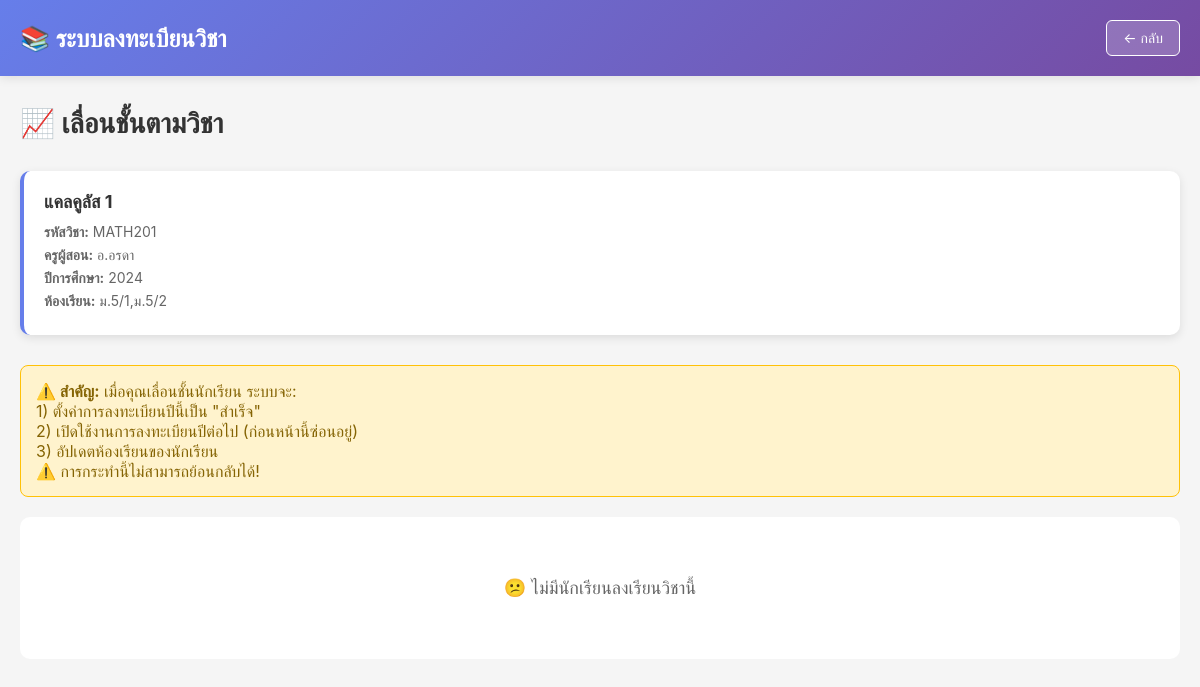
/admin/course-promotion.php?course_id=2 (signed in), run on the app's committed database.
### tables this page shows
CREATE TABLE courses (
    id INT AUTO_INCREMENT PRIMARY KEY,
    course_code VARCHAR(50) NOT NULL,
    course_name VARCHAR(255) NOT NULL,
    teacher_name VARCHAR(150) NOT NULL,
    credits INT NOT NULL,
    schedule_day VARCHAR(100),
    schedule_time VARCHAR(50),
    max_seats INT NOT NULL DEFAULT 30,
    allowed_classes TEXT,
    academic_year INT NOT NULL DEFAULT 2024,
    continuation_course_id INT,
    status ENUM('open', 'closed') DEFAULT 'open',
    description TEXT,
    created_at TIMESTAMP DEFAULT CURRENT_TIMESTAMP,
    updated_at TIMESTAMP DEFAULT CURRENT_TIMESTAMP ON UPDATE CURRENT_TIMESTAMP,
    UNIQUE KEY unique_course_year (course_code, academic_year),
    FOREIGN KEY (continuation_course_id) REFERENCES courses(id) ON DELETE SET NULL,
    INDEX idx_course_code (course_code),
    INDEX idx_status (status),
    INDEX idx_academic_year (academic_year)
);

### functions/course-progression.php (called while the page is built, shortened)
<?php
function getCourseEnrollments($conn, $course_id, $academic_year) {
    $query = "SELECT u.id, u.student_id, u.full_name, u.class_room,
              e.id as enrollment_id, e.academic_year
              FROM enrollments e
              JOIN users u ON e.student_id = u.id
              WHERE e.course_id = ? AND e.academic_year = ?
              AND e.enrollment_status = 'enrolled' AND e.visibility_status = 'current'
              ORDER BY u.full_name ASC";
    $stmt = $conn->prepare($query);
    $stmt->bind_param("ii", $course_id, $academic_year);
    $stmt->execute();
    return $stmt->get_result();
}
?>

### admin/course-promotion.php (the view, shortened to what this page needs)
<?php
include '../config.php';
include '../functions/course-progression.php';
$course_id = (int)($_GET['course_id'] ?? 0);
$course_query = "SELECT * FROM courses WHERE id = ?";
$course_stmt = $conn->prepare($course_query);
$course_stmt->bind_param("i", $course_id);
$course_stmt->execute();
$course_result = $course_stmt->get_result();
$course = $course_result->fetch_assoc();
$enrollments = getCourseEnrollments($conn, $course_id, $course['academic_year']);
?>
<!DOCTYPE html>
<html lang="th">
<head>
</head>
<body>
    <div class="navbar">
        <div class="navbar-container">
            <div style="font-size: 24px; font-weight: 700;">📚 <?php echo SITE_NAME; ?></div>
            <a href="course-students.php?course_id=<?php echo $course_id; ?>" class="btn-back">← กลับ</a>
        </div>
    </div>
    <div class="container">
        <div class="page-header">
            <h2>📈 เลื่อนชั้นตามวิชา</h2>
        </div>
        <div class="course-info">
            <h3><?php echo htmlspecialchars($course['course_name']); ?></h3>
            <p><strong>รหัสวิชา:</strong> <?php echo htmlspecialchars($course['course_code']); ?></p>
            <p><strong>ครูผู้สอน:</strong> <?php echo htmlspecialchars($course['teacher_name']); ?></p>
            <p><strong>ปีการศึกษา:</strong> <?php echo $course['academic_year']; ?></p>
            <p><strong>ห้องเรียน:</strong> <?php echo htmlspecialchars($course['allowed_classes'] ?? '--'); ?></p>
        </div>
        <div class="warning-box">
            <strong>⚠️ สำคัญ:</strong> เมื่อคุณเลื่อนชั้นนักเรียน ระบบจะ:<br>
            1) ตั้งค่าการลงทะเบียนปีนี้เป็น "สำเร็จ"<br>
            2) เปิดใช้งานการลงทะเบียนปีต่อไป (ก่อนหน้านี้ซ่อนอยู่)<br>
            3) อัปเดตห้องเรียนของนักเรียน<br>
            ⚠️ การกระทำนี้ไม่สามารถย้อนกลับได้!
        </div>
        <?php if ($enrollments->num_rows > 0): ?>
            <form method="POST" class="table-container" id="promotion-form">
                <table>
                    <thead>
                        <tr>
                            <th class="checkbox-cell">
                                <input type="checkbox" id="select-all" onchange="toggleAllCheckboxes(this)">
                            </th>
                            <th>รหัสนักเรียน</th>
                            <th>ชื่อเต็ม</th>
                            <th>ห้องเรียนปัจจุบัน</th>
                            <th>ห้องเรียนถัดไป</th>
                        </tr>
                    </thead>
                    <tbody>
                        <?php while ($row = $enrollments->fetch_assoc()):
                            $next_class = getNextClassRoom($row['class_room']);
                        ?>
                            <tr>
                                <td class="checkbox-cell">
                                    <input type="checkbox" name="student_ids[]" value="<?php echo $row['id']; ?>"
                                           class="student-checkbox" onchange="updateSelectCount()">
                                </td>
                                <td><?php echo htmlspecialchars($row['student_id']); ?></td>
                                <td><?php echo htmlspecialchars($row['full_name']); ?></td>
                                <td><?php echo htmlspecialchars($row['class_room']); ?></td>
                                <td>
                                    <strong>
                                        <?php
                                        if ($next_class) {
                                            echo htmlspecialchars($next_class);
                                        } else {
                                            echo '<span style="color: #dc3545;">จบการศึกษา</span>';
                                        }
                                        ?>
                                    </strong>
                                </td>
                            </tr>
                        <?php endwhile; ?>
                    </tbody>
                </table>
                <div class="action-buttons">
                    <span class="select-count">
                        เลือก: <strong id="count">0</strong> / <?php echo $enrollments->num_rows; ?> คน
                    </span>
                    <input type="hidden" name="action" value="promote_for_course">
                    <button type="button" onclick="document.location='course-students.php?course_id=<?php echo $course_id; ?>'"
                            class="btn btn-cancel">
                        ❌ ยกเลิก
                    </button>
                    <button type="submit" class="btn btn-primary" id="promote-btn" disabled>
                        🚀 เลื่อนชั้นที่เลือก
                    </button>
                </div>
            </form>
            <script>
                function toggleAllCheckboxes(source) {
                    const checkboxes = document.querySelectorAll('.student-checkbox');
                    checkboxes.forEach(checkbox => {
                        checkbox.checked = source.checked;
                    });
                    updateSelectCount();
                }
                function updateSelectCount() {
                    const checkboxes = document.querySelectorAll('.student-checkbox:checked');
                    const count = checkboxes.length;
                    document.getElementById('count').textContent = count;
                    document.getElementById('promote-btn').disabled = count === 0;
                    // Update select-all checkbox state
                    const selectAllCheckbox = document.getElementById('select-all');
                    const allCheckboxes = document.querySelectorAll('.student-checkbox');
                    selectAllCheckbox.checked = allCheckboxes.length === checkboxes.length;
                }
                // Add confirmation before submitting
                document.getElementById('promotion-form').onsubmit = function(e) {
                    const count = document.querySelectorAll('.student-checkbox:checked').length;
                    return confirm(`คุณแน่ใจหรือไม่ว่าต้องการเลื่อนชั้นให้กับ ${count} คน? การกระทำนี้ไม่สามารถย้อนกลับได้`);
                };
            </script>
        <?php else: ?>
            <div class="empty-state">
                <p>😕 ไม่มีนักเรียนลงเรียนวิชานี้</p>
            </div>
        <?php endif; ?>
    </div>
</body>
</html>

### admin/course-promotion.php (style rules this page uses)
* { margin: 0; padding: 0; box-sizing: border-box; }
body { font-family: -apple-system, BlinkMacSystemFont, 'Segoe UI', Roboto, sans-serif; background: #f5f5f5; }
.navbar { background: linear-gradient(135deg, #667eea 0%, #764ba2 100%); color: white; padding: 20px 0; box-shadow: 0 2px 10px rgba(0,0,0,0.1); }
.navbar-container { max-width: 1200px; margin: 0 auto; padding: 0 20px; display: flex; justify-content: space-between; align-items: center; }
.btn-back { padding: 8px 16px; background: rgba(255,255,255,0.2); color: white; border: 1px solid white; border-radius: 6px; cursor: pointer; text-decoration: none; font-size: 14px; transition: all 0.3s; }
.container { max-width: 1200px; margin: 30px auto; padding: 0 20px; }
.page-header { display: flex; justify-content: space-between; align-items: center; margin-bottom: 30px; }
.page-header h2 { font-size: 28px; color: #333; }
.course-info { background: white; padding: 20px; border-radius: 10px; margin-bottom: 30px; box-shadow: 0 3px 10px rgba(0,0,0,0.1); border-left: 4px solid #667eea; }
.course-info h3 { color: #333; margin-bottom: 10px; font-size: 18px; }
.course-info p { color: #666; margin: 5px 0; font-size: 14px; }
.empty-state { text-align: center; padding: 60px 20px; background: white; border-radius: 10px; }
.empty-state p { font-size: 18px; color: #666; }
.warning-box { background: #fff3cd; border: 1px solid #ffc107; padding: 15px; border-radius: 8px; margin-bottom: 20px; color: #856404; }

### data on the page
courses: course_name "แคลคูลัส 1", course_code "MATH201", teacher_name "อ.อรดา", academic_year "2024", allowed_classes "ม.5/1,ม.5/2"

### other printed values
SITE_NAME "ระบบลงทะเบียนวิชา"
